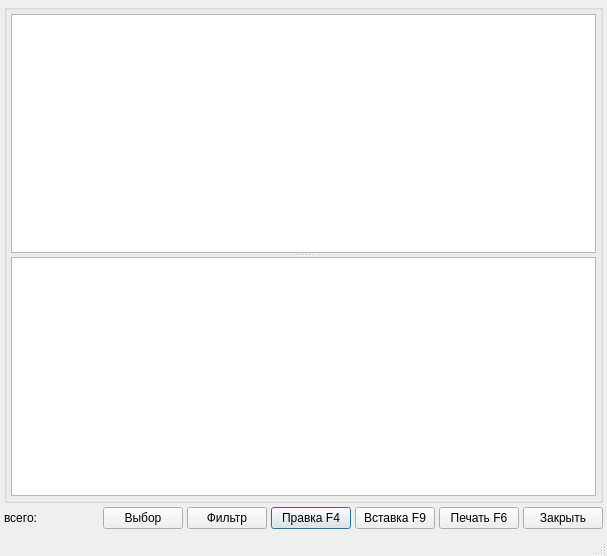
<?xml version="1.0" encoding="UTF-8"?>
<ui version="4.0">
 <class>ItemsListDialog</class>
 <widget class="QDialog" name="ItemsListDialog">
  <property name="windowModality">
   <enum>Qt::ApplicationModal</enum>
  </property>
  <property name="geometry">
   <rect>
    <x>0</x>
    <y>0</y>
    <width>607</width>
    <height>556</height>
   </rect>
  </property>
  <property name="windowTitle">
   <string>Список записей</string>
  </property>
  <property name="sizeGripEnabled">
   <bool>true</bool>
  </property>
  <property name="modal">
   <bool>true</bool>
  </property>
  <layout class="QGridLayout">
   <property name="margin">
    <number>4</number>
   </property>
   <property name="spacing">
    <number>4</number>
   </property>
   <item row="1" column="0">
    <layout class="QHBoxLayout">
     <property name="spacing">
      <number>4</number>
     </property>
     <property name="margin">
      <number>0</number>
     </property>
     <item>
      <widget class="QLabel" name="label">
       <property name="text">
        <string>всего: </string>
       </property>
      </widget>
     </item>
     <item>
      <spacer>
       <property name="orientation">
        <enum>Qt::Horizontal</enum>
       </property>
       <property name="sizeHint" stdset="0">
        <size>
         <width>40</width>
         <height>20</height>
        </size>
       </property>
      </spacer>
     </item>
     <item>
      <widget class="QPushButton" name="btnSelect">
       <property name="whatsThis">
        <string>выбрать текущую запись</string>
       </property>
       <property name="text">
        <string>Выбор</string>
       </property>
      </widget>
     </item>
     <item>
      <widget class="QPushButton" name="btnFilter">
       <property name="whatsThis">
        <string>изменить условие отбора записей для показа в списке</string>
       </property>
       <property name="text">
        <string>Фильтр</string>
       </property>
      </widget>
     </item>
     <item>
      <widget class="QPushButton" name="btnEdit">
       <property name="whatsThis">
        <string>изменить текущую запись</string>
       </property>
       <property name="text">
        <string>Правка F4</string>
       </property>
       <property name="shortcut">
        <string>F4</string>
       </property>
       <property name="default">
        <bool>true</bool>
       </property>
      </widget>
     </item>
     <item>
      <widget class="QPushButton" name="btnNew">
       <property name="whatsThis">
        <string>добавить новую запись</string>
       </property>
       <property name="text">
        <string>Вставка F9</string>
       </property>
       <property name="shortcut">
        <string>F9</string>
       </property>
      </widget>
     </item>
     <item>
      <widget class="QPushButton" name="btnPrint">
       <property name="text">
        <string>Печать F6</string>
       </property>
      </widget>
     </item>
     <item>
      <widget class="QPushButton" name="btnCancel">
       <property name="whatsThis">
        <string>выйти из списка без выбора</string>
       </property>
       <property name="text">
        <string>Закрыть</string>
       </property>
      </widget>
     </item>
    </layout>
   </item>
   <item row="2" column="0">
    <widget class="QStatusBar" name="statusBar">
     <property name="sizePolicy">
      <sizepolicy hsizetype="Preferred" vsizetype="Fixed">
       <horstretch>0</horstretch>
       <verstretch>0</verstretch>
      </sizepolicy>
     </property>
     <property name="toolTip">
      <string>A status bar</string>
     </property>
     <property name="whatsThis">
      <string>A status bar.</string>
     </property>
     <property name="sizeGripEnabled">
      <bool>false</bool>
     </property>
    </widget>
   </item>
   <item row="0" column="0">
    <widget class="QGroupBox" name="groupBox">
     <property name="sizePolicy">
      <sizepolicy hsizetype="Preferred" vsizetype="Expanding">
       <horstretch>0</horstretch>
       <verstretch>0</verstretch>
      </sizepolicy>
     </property>
     <property name="title">
      <string/>
     </property>
     <layout class="QVBoxLayout" name="verticalLayout">
      <property name="spacing">
       <number>4</number>
      </property>
      <property name="margin">
       <number>4</number>
      </property>
      <item>
       <widget class="QSplitter" name="splitter">
        <property name="orientation">
         <enum>Qt::Vertical</enum>
        </property>
        <widget class="CTableView" name="tblItems">
         <property name="whatsThis">
          <string comment="ура!">список записей</string>
         </property>
         <property name="tabKeyNavigation">
          <bool>false</bool>
         </property>
         <property name="alternatingRowColors">
          <bool>true</bool>
         </property>
        </widget>
        <widget class="CTableView" name="tblItemGroups"/>
       </widget>
      </item>
     </layout>
    </widget>
   </item>
  </layout>
 </widget>
 <customwidgets>
  <customwidget>
   <class>CTableView</class>
   <extends>QTableView</extends>
   <header>library/TableView.h</header>
  </customwidget>
 </customwidgets>
 <tabstops>
  <tabstop>btnSelect</tabstop>
  <tabstop>btnFilter</tabstop>
  <tabstop>btnEdit</tabstop>
  <tabstop>btnNew</tabstop>
  <tabstop>btnCancel</tabstop>
 </tabstops>
 <resources/>
 <connections>
  <connection>
   <sender>btnCancel</sender>
   <signal>clicked()</signal>
   <receiver>ItemsListDialog</receiver>
   <slot>reject()</slot>
   <hints>
    <hint type="sourcelabel">
     <x>587</x>
     <y>444</y>
    </hint>
    <hint type="destinationlabel">
     <x>119</x>
     <y>449</y>
    </hint>
   </hints>
  </connection>
 </connections>
</ui>
